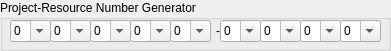
  <widget class="QGroupBox" name="groupBox">
   <property name="geometry">
    <rect>
     <x>10</x>
     <y>10</y>
     <width>391</width>
     <height>51</height>
    </rect>
   </property>
   <property name="title">
    <string>Project-Resource Number Generator</string>
   </property>
   <widget class="QLabel" name="label">
    <property name="geometry">
     <rect>
      <x>210</x>
      <y>20</y>
      <width>16</width>
      <height>21</height>
     </rect>
    </property>
    <property name="layoutDirection">
     <enum>Qt::LeftToRight</enum>
    </property>
    <property name="text">
     <string>-</string>
    </property>
    <property name="alignment">
     <set>Qt::AlignCenter</set>
    </property>
    <property name="indent">
     <number>0</number>
    </property>
   </widget>
   <widget class="QComboBox" name="comboBox_14">
    <property name="geometry">
     <rect>
      <x>10</x>
      <y>20</y>
      <width>41</width>
      <height>22</height>
     </rect>
    </property>
    <property name="editable">
     <bool>true</bool>
    </property>
    <property name="maxVisibleItems">
     <number>10</number>
    </property>
    <item>
     <property name="text">
      <string>0</string>
     </property>
    </item>
    <item>
     <property name="text">
      <string>1</string>
     </property>
    </item>
    <item>
     <property name="text">
      <string>2</string>
     </property>
    </item>
    <item>
     <property name="text">
      <string>3</string>
     </property>
    </item>
    <item>
     <property name="text">
      <string>4</string>
     </property>
    </item>
    <item>
     <property name="text">
      <string>5</string>
     </property>
    </item>
    <item>
     <property name="text">
      <string>6</string>
     </property>
    </item>
    <item>
     <property name="text">
      <string>7</string>
     </property>
    </item>
    <item>
     <property name="text">
      <string>8</string>
     </property>
    </item>
    <item>
     <property name="text">
      <string>9</string>
     </property>
    </item>
   </widget>
   <widget class="QComboBox" name="comboBox_15">
    <property name="geometry">
     <rect>
      <x>50</x>
      <y>20</y>
      <width>41</width>
      <height>22</height>
     </rect>
    </property>
    <property name="editable">
     <bool>true</bool>
    </property>
    <property name="maxVisibleItems">
     <number>10</number>
    </property>
    <item>
     <property name="text">
      <string>0</string>
     </property>
    </item>
    <item>
     <property name="text">
      <string>1</string>
     </property>
    </item>
    <item>
     <property name="text">
      <string>2</string>
     </property>
    </item>
    <item>
     <property name="text">
      <string>3</string>
     </property>
    </item>
    <item>
     <property name="text">
      <string>4</string>
     </property>
    </item>
    <item>
     <property name="text">
      <string>5</string>
     </property>
    </item>
    <item>
     <property name="text">
      <string>6</string>
     </property>
    </item>
    <item>
     <property name="text">
      <string>7</string>
     </property>
    </item>
    <item>
     <property name="text">
      <string>8</string>
     </property>
    </item>
    <item>
     <property name="text">
      <string>9</string>
     </property>
    </item>
   </widget>
   <widget class="QComboBox" name="comboBox_16">
    <property name="geometry">
     <rect>
      <x>90</x>
      <y>20</y>
      <width>41</width>
      <height>22</height>
     </rect>
    </property>
    <property name="editable">
     <bool>true</bool>
    </property>
    <property name="maxVisibleItems">
     <number>10</number>
    </property>
    <item>
     <property name="text">
      <string>0</string>
     </property>
    </item>
    <item>
     <property name="text">
      <string>1</string>
     </property>
    </item>
    <item>
     <property name="text">
      <string>2</string>
     </property>
    </item>
    <item>
     <property name="text">
      <string>3</string>
     </property>
    </item>
    <item>
     <property name="text">
      <string>4</string>
     </property>
    </item>
    <item>
     <property name="text">
      <string>5</string>
     </property>
    </item>
    <item>
     <property name="text">
      <string>6</string>
     </property>
    </item>
    <item>
     <property name="text">
      <string>7</string>
     </property>
    </item>
    <item>
     <property name="text">
      <string>8</string>
     </property>
    </item>
    <item>
     <property name="text">
      <string>9</string>
     </property>
    </item>
   </widget>
   <widget class="QComboBox" name="comboBox_17">
    <property name="geometry">
     <rect>
      <x>130</x>
      <y>20</y>
      <width>41</width>
      <height>22</height>
     </rect>
    </property>
    <property name="editable">
     <bool>true</bool>
    </property>
    <property name="maxVisibleItems">
     <number>10</number>
    </property>
    <item>
     <property name="text">
      <string>0</string>
     </property>
    </item>
    <item>
     <property name="text">
      <string>1</string>
     </property>
    </item>
    <item>
     <property name="text">
      <string>2</string>
     </property>
    </item>
    <item>
     <property name="text">
      <string>3</string>
     </property>
    </item>
    <item>
     <property name="text">
      <string>4</string>
     </property>
    </item>
    <item>
     <property name="text">
      <string>5</string>
     </property>
    </item>
    <item>
     <property name="text">
      <string>6</string>
     </property>
    </item>
    <item>
     <property name="text">
      <string>7</string>
     </property>
    </item>
    <item>
     <property name="text">
      <string>8</string>
     </property>
    </item>
    <item>
     <property name="text">
      <string>9</string>
     </property>
    </item>
   </widget>
   <widget class="QComboBox" name="comboBox_18">
    <property name="geometry">
     <rect>
      <x>170</x>
      <y>20</y>
      <width>41</width>
      <height>22</height>
     </rect>
    </property>
    <property name="editable">
     <bool>true</bool>
    </property>
    <property name="maxVisibleItems">
     <number>10</number>
    </property>
    <item>
     <property name="text">
      <string>0</string>
     </property>
    </item>
    <item>
     <property name="text">
      <string>1</string>
     </property>
    </item>
    <item>
     <property name="text">
      <string>2</string>
     </property>
    </item>
    <item>
     <property name="text">
      <string>3</string>
     </property>
    </item>
    <item>
     <property name="text">
      <string>4</string>
     </property>
    </item>
    <item>
     <property name="text">
      <string>5</string>
     </property>
    </item>
    <item>
     <property name="text">
      <string>6</string>
     </property>
    </item>
    <item>
     <property name="text">
      <string>7</string>
     </property>
    </item>
    <item>
     <property name="text">
      <string>8</string>
     </property>
    </item>
    <item>
     <property name="text">
      <string>9</string>
     </property>
    </item>
   </widget>
   <widget class="QComboBox" name="comboBox_19">
    <property name="geometry">
     <rect>
      <x>220</x>
      <y>20</y>
      <width>41</width>
      <height>22</height>
     </rect>
    </property>
    <property name="editable">
     <bool>true</bool>
    </property>
    <property name="maxVisibleItems">
     <number>10</number>
    </property>
    <item>
     <property name="text">
      <string>0</string>
     </property>
    </item>
    <item>
     <property name="text">
      <string>1</string>
     </property>
    </item>
    <item>
     <property name="text">
      <string>2</string>
     </property>
    </item>
    <item>
     <property name="text">
      <string>3</string>
     </property>
    </item>
    <item>
     <property name="text">
      <string>4</string>
     </property>
    </item>
    <item>
     <property name="text">
      <string>5</string>
     </property>
    </item>
    <item>
     <property name="text">
      <string>6</string>
     </property>
    </item>
    <item>
     <property name="text">
      <string>7</string>
     </property>
    </item>
    <item>
     <property name="text">
      <string>8</string>
     </property>
    </item>
    <item>
     <property name="text">
      <string>9</string>
     </property>
    </item>
   </widget>
   <widget class="QComboBox" name="comboBox_20">
    <property name="geometry">
     <rect>
      <x>260</x>
      <y>20</y>
      <width>41</width>
      <height>22</height>
     </rect>
    </property>
    <property name="editable">
     <bool>true</bool>
    </property>
    <property name="maxVisibleItems">
     <number>10</number>
    </property>
    <item>
     <property name="text">
      <string>0</string>
     </property>
    </item>
    <item>
     <property name="text">
      <string>1</string>
     </property>
    </item>
    <item>
     <property name="text">
      <string>2</string>
     </property>
    </item>
    <item>
     <property name="text">
      <string>3</string>
     </property>
    </item>
    <item>
     <property name="text">
      <string>4</string>
     </property>
    </item>
    <item>
     <property name="text">
      <string>5</string>
     </property>
    </item>
    <item>
     <property name="text">
      <string>6</string>
     </property>
    </item>
    <item>
     <property name="text">
      <string>7</string>
     </property>
    </item>
    <item>
     <property name="text">
      <string>8</string>
     </property>
    </item>
    <item>
     <property name="text">
      <string>9</string>
     </property>
    </item>
   </widget>
   <widget class="QComboBox" name="comboBox_21">
    <property name="geometry">
     <rect>
      <x>300</x>
      <y>20</y>
      <width>41</width>
      <height>22</height>
     </rect>
    </property>
    <property name="editable">
     <bool>true</bool>
    </property>
    <property name="maxVisibleItems">
     <number>10</number>
    </property>
    <item>
     <property name="text">
      <string>0</string>
     </property>
    </item>
    <item>
     <property name="text">
      <string>1</string>
     </property>
    </item>
    <item>
     <property name="text">
      <string>2</string>
     </property>
    </item>
    <item>
     <property name="text">
      <string>3</string>
     </property>
    </item>
    <item>
     <property name="text">
      <string>4</string>
     </property>
    </item>
    <item>
     <property name="text">
      <string>5</string>
     </property>
    </item>
    <item>
     <property name="text">
      <string>6</string>
     </property>
    </item>
    <item>
     <property name="text">
      <string>7</string>
     </property>
    </item>
    <item>
     <property name="text">
      <string>8</string>
     </property>
    </item>
    <item>
     <property name="text">
      <string>9</string>
     </property>
    </item>
   </widget>
   <widget class="QComboBox" name="comboBox_22">
    <property name="geometry">
     <rect>
      <x>340</x>
      <y>20</y>
      <width>41</width>
      <height>22</height>
     </rect>
    </property>
    <property name="editable">
     <bool>true</bool>
    </property>
    <property name="maxVisibleItems">
     <number>10</number>
    </property>
    <item>
     <property name="text">
      <string>0</string>
     </property>
    </item>
    <item>
     <property name="text">
      <string>1</string>
     </property>
    </item>
    <item>
     <property name="text">
      <string>2</string>
     </property>
    </item>
    <item>
     <property name="text">
      <string>3</string>
     </property>
    </item>
    <item>
     <property name="text">
      <string>4</string>
     </property>
    </item>
    <item>
     <property name="text">
      <string>5</string>
     </property>
    </item>
    <item>
     <property name="text">
      <string>6</string>
     </property>
    </item>
    <item>
     <property name="text">
      <string>7</string>
     </property>
    </item>
    <item>
     <property name="text">
      <string>8</string>
     </property>
    </item>
    <item>
     <property name="text">
      <string>9</string>
     </property>
    </item>
   </widget>
  </widget>
